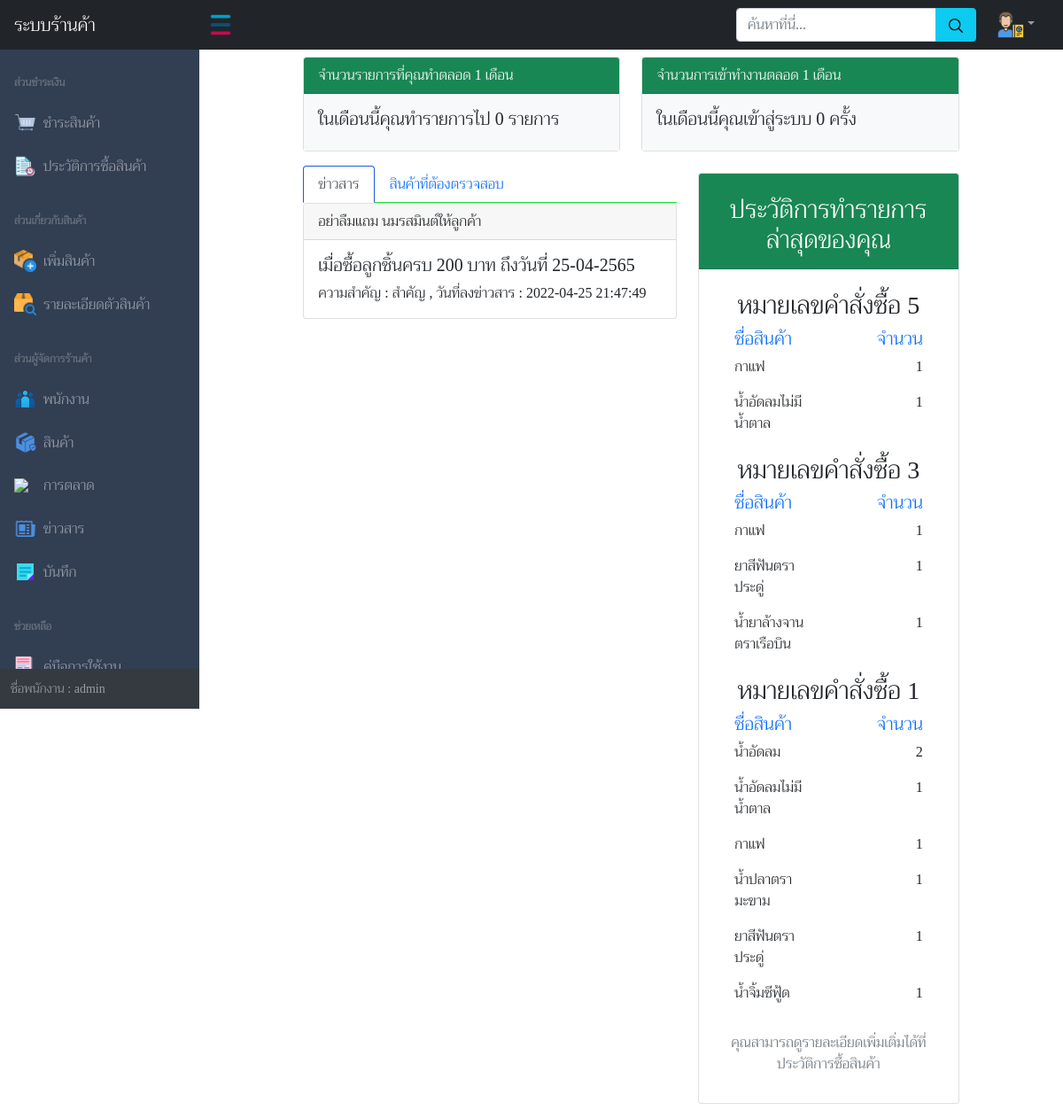
/pages/index.php (signed in), run on the app's committed database.
### tables this page shows
CREATE TABLE `news` (
  `id_News` int(11) NOT NULL,
  `title_News` varchar(30) NOT NULL,
  `content_News` varchar(200) NOT NULL,
  `major_News` int(11) NOT NULL DEFAULT '0',
  `datetime_News` datetime NOT NULL
);

CREATE TABLE `history` (
  `id_history` int(11) NOT NULL,
  `id_staff` varchar(500) NOT NULL,
  `id_item` varchar(500) NOT NULL,
  `name_item` varchar(220) NOT NULL,
  `values_item` varchar(200) NOT NULL,
  `price_item` varchar(220) NOT NULL,
  `income_history` int(11) NOT NULL DEFAULT '0',
  `datetime_history` datetime NOT NULL,
  `transfer_history` varchar(200) NOT NULL,
  `image_history` varchar(600) NOT NULL DEFAULT '0',
  `money_history` int(200) NOT NULL DEFAULT '0',
  `pin_history` int(200) NOT NULL
);

### php_action/check.php (called while the page is built, shortened)
<?php
$id_staff = $_SESSION['id_staff'];
?>

### pages/index.php (the view, shortened to what this page needs)
<!DOCTYPE html>
<html lang="en">
<head>
    <?php
    require('../php_action/check.php');
    include('../php_action/bootstrap.php');
    ?>
</head>
<body class="sb-nav-fixed">
    <div id="layoutSidenav_content">
        <main>
            <div class="container-fluid">
                <div class="row">
                    <div class="col-xl-1 col-lg-1 col-md-1"></div>
                    <div class="col-xl-10 col-lg-10 col-md-10">
                        <div class="container-fluid">
                            <div class="row mt-2">
                                <div class="col-xl-6 col-lg-6 col-md-6">
                                    <div class="card mb-3">
                                        <div class="card-header  text-white bg-success">จำนวนรายการที่คุณทำตลอด 1 เดือน</div>
                                        <div class="card-body bg-light">
                                            <?php
                                            require_once('../php_action/dbconnect.php');
                                            $year = date('Y');
                                            $month = date('m');
                                            $sql = "SELECT datetime_history FROM history WHERE id_staff = '$id_staff' AND (datetime_history BETWEEN '$year-$month-01' AND '$year-$month-31')";
                                            $result = $con->query($sql);
                                            $count = $result->num_rows;
                                            ?>
                                            <h5 class="card-title">ในเดือนนี้คุณทำรายการไป <?= $count ?> รายการ</h5>
                                        </div>
                                    </div>
                                </div>
                                <div class="col-xl-6 col-lg-6 col-md-6">
                                    <div class="card mb-3">
                                        <div class="card-header text-white bg-success">จำนวนการเข้าทำงานตลอด 1 เดือน</div>
                                        <div class="card-body bg-light">
                                            <?php
                                            require_once('../php_action/dbconnect.php');
                                            $year = date('Y');
                                            $month = date('m');
                                            $sql = "SELECT datetime_note FROM note WHERE id_staff = '$id_staff'AND type_note = 'logout' AND (datetime_note BETWEEN '$year-$month-01' AND '$year-$month-31')";
                                            $result = $con->query($sql);
                                            $count = $result->num_rows;
                                            ?>
                                            <h5 class="card-title">ในเดือนนี้คุณเข้าสู่ระบบ <?= $count ?> ครั้ง</h5>
                                        </div>
                                    </div>
                                </div>
                            </div>
                            <div class="row mb-3">
                                <div class="col-xl-7 col-lg-7 col-md-7">
                                    <ul class="nav nav-tabs" id="myTab" role="tablist">
                                        <li class="nav-item" role="presentation">
                                            <button class="nav-link active" id="home-tab" data-bs-toggle="tab" data-bs-target="#home" type="button" role="tab" aria-controls="home" aria-selected="true">ข่าวสาร</button>
                                        </li>
                                        <li class="nav-item" role="presentation">
                                            <button class="nav-link" id="item-tab" data-bs-toggle="tab" data-bs-target="#item" type="button" role="tab" aria-controls="item" aria-selected="false">สินค้าที่ต้องตรวจสอบ</button>
                                        </li>
                                    </ul>
                                    <div class="tab-content" id="myTabContent">
                                        <div class="tab-pane fade show active" id="home" role="tabpanel" aria-labelledby="home-tab">
                                        <?php
                                        $sql = "SELECT title_News,content_News,major_News,datetime_News FROM news ORDER BY datetime_news DESC LIMIT 5";
                                        $result = $con->query($sql);
                                        while ($row = $result->fetch_assoc()) {
                                        ?>
                                            <div class="card mb-3">
                                               <div class="card-header">
                                                   <?= $row['title_News'] ?>
                                               </div>
                                               <div class="card-body">
                                                   <h5 class="card-title"><?= $row['content_News'] ?></h5>
                                                   <p class="card-text">ความสำคัญ : <?php if($row['major_News'] == 1){ echo"สำคัญ"; }else{ echo"ทั่วไป";}?> , วันที่ลงข่าวสาร : <?= $row['datetime_News']?></p>
                                               </div>
                                            </div>
                                            <?php } ?>
                                        </div>
                                    </div>
                                </div>
                                <div class="col-xl-5 col-lg-5 col-md-5">
                                    <div class="card mt-2">
                                        <div class="card-header bg-success text-white">
                                            <h3 class="text-center mt-3">ประวัติการทำรายการล่าสุดของคุณ</h3>
                                        </div>
                                        <div class="card-body">
                                            <?php
                                            require_once('../php_action/dbconnect.php');
                                            $sql = "SELECT name_item,values_item,id_history FROM history WHERE id_staff = '$id_staff' ORDER BY datetime_history DESC LIMIT 3";
                                            $result = $con->query($sql);
                                            while ($row = $result->fetch_assoc()) {
                                                $name_item = explode(',', $row['name_item']);
                                                $number_item = explode(',', $row['values_item']);
                                                $count = count($name_item);
                                            ?>
                                                <h3 class="text-center mt-2" onclick="window.location.href = 'buyhistory.php?#<?= $row['id_history'] ?>r'">หมายเลขคำสั่งซื้อ <?= $row['id_history'] ?></h3>
                                                <div class="container-fluid">
                                                    <div class="row" onclick="window.location.href = 'buyhistory.php?#<?= $row['id_history'] ?>r'">
                                                        <div class="col-xl-6 col-lg-6 col-md-6">
                                                            <h5 class="text-primary">ชื่อสินค้า</h5>
                                                        </div>
                                                        <div class="col-xl-6 col-lg-6 col-md-6">
                                                            <h5 class="text-end text-primary">จำนวน</h5>
                                                        </div>
                                                    </div>
                                                    <?php for ($i = 0; $i < $count; $i++) : ?>
                                                        <div class="row">
                                                            <div class="col-xl-6 col-lg-6 col-md-6">
                                                                <p><?= $name_item[$i] ?></p>
                                                            </div>
                                                            <div class="col-xl-6 col-lg-6 col-md-6">
                                                                <p class="text-end"><?= $number_item[$i] ?></p>
                                                            </div>
                                                        </div>
                                                    <?php endfor ?>
                                                </div>
                                            <?php } ?>
                                            <p class="text-center text-secondary mt-3">คุณสามารถดูรายละเอียดเพิ่มเติ่มได้ที่ ประวัติการซื้อสินค้า</p>
                                        </div>
                                    </div>
                                </div>
                            </div>
                        </div>
                    </div>
                    <div class="col-xl-1 col-lg-1 col-md-1"></div>
                </div>
            </div>
        </main>
    </div>
    </div>
</body>
</html>

### data on the page
news: title_News "อย่าลืมแถม นมรสมินต์ให้ลูกค้า", content_News "เมื่อซื้อลูกชิ้นครบ 200 บาท ถึงวันที่ 25-04-2565", shows "สำคัญ", datetime_News "2022-04-25 21:47:49"
history: id_history "5", name_item "กาแฟ", values_item "1", name_item "น้ำอัดลมไม่มีน้ำตาล"
history: id_history "3", name_item "กาแฟ", values_item.major_News "1", name_item "ยาสีฟันตราประดู่", name_item "น้ำยาล้างจานตราเรือบิน"
history: id_history "1", name_item "น้ำอัดลม", values_item "2", name_item "น้ำอัดลมไม่มีน้ำตาล", values_item "1", name_item "กาแฟ", name_item "น้ำปลาตรามะขาม", name_item "ยาสีฟันตราประดู่", name_item "น้ำจิ้มซีฟู้ด"

### other printed values
$count "0"
